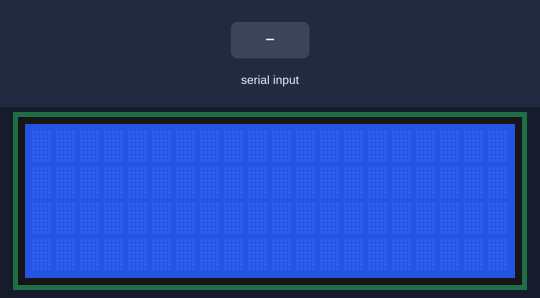
Simulated run of this sketch. Board: Arduino Uno, built with avr-gcc and run on an emulated ATmega328P. Parts: 20×4 character LCD. The test bench sets the inputs (shaded band). What the sketch prints to the serial monitor is not drawn.

Above: at 1.2 s.
1.3 s: "$" received over Serial
At 2.6 s:
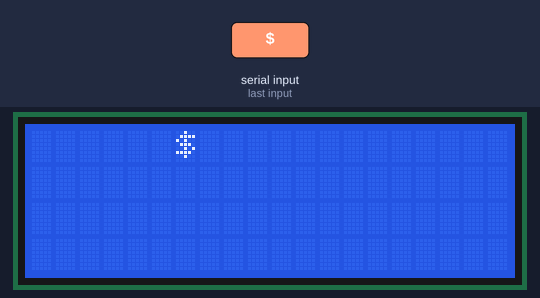
2.9 s: "1" received over Serial
At 3.8 s:
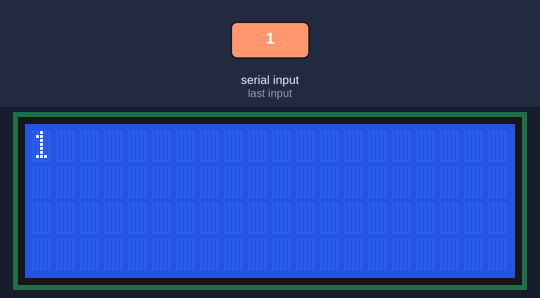
Timing chart, 0 to 5.9 s (numbered marks = the images above; inputs shaded):
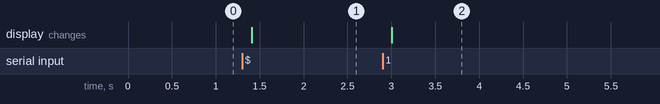

Measured:
- after the input at 1.3 s, the display: changes after 0.11 s (image 1)
- after the input at 2.9 s, the display: changes after 0.11 s (image 2)

The sketch:

sketch.ino
```cpp
#include <Wire.h>
#include <LiquidCrystal_I2C.h>

LiquidCrystal_I2C lcd(0x27,20,4);

void setup()
{
  lcd.init();
  lcd.backlight();
  Serial.begin(9600);
}

void loop()
{
  if (Serial.available()) {
    delay(100);
    lcd.clear();
    lcd.setCursor(0, 0);
    while (Serial.available() > 0) {
      char ch = Serial.read();
      if(ch == '$') {
        lcd.setCursor(6,0);
      }
      lcd.print(ch);
      Serial.println(ch);
    }
  }
}
```
